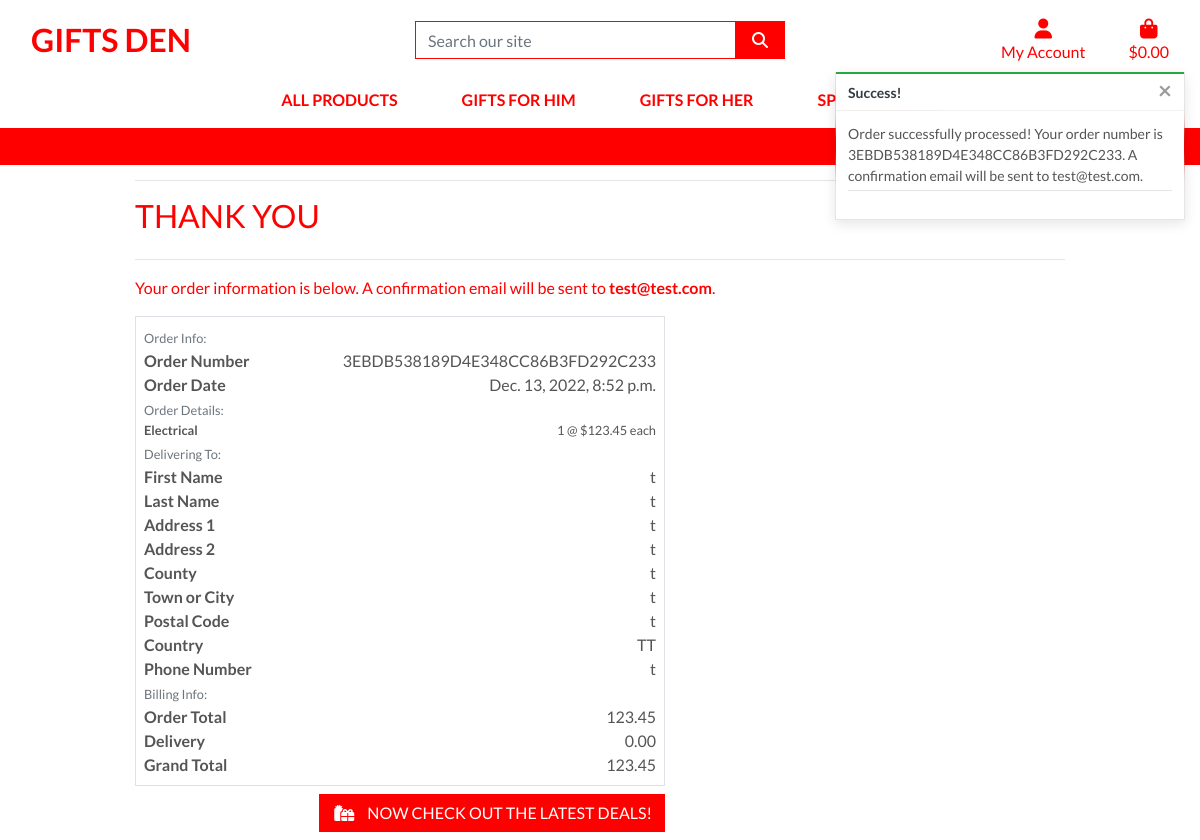
The app's page /checkout/checkout_success/3EBDB538189D4E348CC86B3FD292C233 with its own data.
### checkout/models.py (models this page shows, shortened)
class Order(models.Model):
    order_number = models.CharField(max_length=32, null=False, editable=False)
    first_name = models.CharField(max_length=50, null=False, blank=False)
    last_name = models.CharField(max_length=50, null=False, blank=False)
    email = models.EmailField(max_length=254, null=False, blank=False)
    phone_number = models.CharField(max_length=20, null=False, blank=False)
    country = models.CharField(max_length=40, null=False, blank=False)
    postcode = models.CharField(max_length=20, null=True, blank=True)
    town_or_city = models.CharField(max_length=40, null=False, blank=False)
    street_address1 = models.CharField(max_length=80, null=False, blank=False)
    street_address2 = models.CharField(max_length=80, null=True, blank=True)
    county = models.CharField(max_length=80, null=True, blank=True)
    date = models.DateTimeField(auto_now_add=True)
    delivery_cost = models.DecimalField(
        max_digits=6, decimal_places=2, null=False, default=0)
    order_total = models.DecimalField(
        max_digits=10, decimal_places=2, null=False, default=0)
    grand_total = models.DecimalField(
        max_digits=10, decimal_places=2, null=False, default=0)
    original_bag = models.TextField(null=False, blank=False, default='')
    stripe_pid = models.CharField(
        max_length=254, null=False, blank=False, default='')

class OrderLineItem(models.Model):
    order = models.ForeignKey(Order, null=False, blank=False,
                              on_delete=models.CASCADE, related_name='lineitems')
    product = models.ForeignKey(
        Product, null=False, blank=False, on_delete=models.CASCADE)
    product_size = models.CharField(
        max_length=2, null=True, blank=True)  # XS, S, M, L, XL
    quantity = models.IntegerField(null=False, blank=False, default=0)
    lineitem_total = models.DecimalField(
        max_digits=6, decimal_places=2, null=False, blank=False, editable=False)

### products/models.py (models this page shows, shortened)
class Product(models.Model):
    Category = models.ForeignKey(
        'Category', null=True, blank=True, on_delete=models.SET_NULL)
    sku = models.CharField(max_length=254, null=True, blank=True)
    name = models.CharField(max_length=254)
    description = models.TextField()
    has_sizes = models.BooleanField(default=False, null=True, blank=True)
    price = models.DecimalField(max_digits=6, decimal_places=2)
    rating = models.DecimalField(
        max_digits=6, decimal_places=2, null=True, blank=True)
    image_url = models.URLField(max_length=1024, null=True, blank=True)
    image = models.ImageField(null=True, blank=True)

### checkout/views.py (the view)
# urls.py: path('checkout_success/<order_number>',
def checkout_success(request, order_number):
    save_info = request.session.get('save_info')
    order = get_object_or_404(Order, order_number=order_number)
    messages.success(request, f'Order successfully processed! \
        Your order number is {order_number}. A confirmation \
        email will be sent to {order.email}.')
    if 'bag' in request.session:
        del request.session['bag']
    template = 'checkout/checkout_success.html'
    context = {
        'order': order,
    }
    return render(request, template, context)

### bag/contexts.py (called while the page is built, shortened)
def bag_contents(request):
    bag_items = []
    total = 0
    product_count = 0
    bag = request.session.get('bag', {})
    if total < settings.FREE_DELIVERY_THRESHOLD:
        delivery = total * Decimal(settings.STANDARD_DELIVERY_PERCENTAGE / 100)
        free_delivery_delta = settings.FREE_DELIVERY_THRESHOLD - total
    else:
        delivery = 0
        free_delivery_delta = 0
    grand_total = delivery + total
    context = {
        'bag_items': bag_items,
        'total': total,
        'product_count': product_count,
        'delivery': delivery,
        'free_delivery_delta': free_delivery_delta,
        'free_delivery_threshold': settings.FREE_DELIVERY_THRESHOLD,
        'grand_total': grand_total,
    }
    return context

### checkout/templates/checkout/checkout_success.html (shortened to what this page needs)
{% extends "base.html" %}
{% load static %}
{% block extra_css %}
<link rel="stylesheet" href="{% static 'checkout/css/checkout.css' %}">
{% endblock %}
{% block page_header %}
<div class="container header-container">
</div>
{% endblock %}
{% block content %}
<div class="overlay"></div>
<div class="container">
    <div class="row">
        <div class="col">
            <hr>
            <h2 class="logo-font mb-4">Thank You</h2>
            <hr>
            <p class="text-black">Your order information is below. A confirmation email will be sent to
                <strong>{{ order.email }}</strong>.</p>
        </div>
    </div>
    <div class="row">
        <div class="col-12 col-lg-7">
            <div class="order-confirmation-wrapper p-2 border">
                <div class="row">
                    <div class="col">
                        <small class="text-muted">Order Info:</small>
                    </div>
                </div>
                <div class="row">
                    <div class="col-12 col-md-4">
                        <p class="mb-0 font-weight-bold">Order Number</p>
                    </div>
                    <div class="col-12 col-md-8 text-md-right">
                        <p class="mb-0">{{ order.order_number }}</p>
                    </div>
                </div>
                <div class="row">
                    <div class="col-12 col-md-4">
                        <p class="mb-0 font-weight-bold">Order Date</p>
                    </div>
                    <div class="col-12 col-md-8 text-md-right">
                        <p class="mb-0">{{ order.date }}</p>
                    </div>
                </div>
                <div class="row">
                    <div class="col">
                        <small class="text-muted">Order Details:</small>
                    </div>
                </div>
                {% for item in order.lineitems.all %}
                <div class="row">
                    <div class="col-12 col-md-4">
                        <p class="small mb-0 font-weight-bold">
                            {{ item.product.name }}
                        </p>
                    </div>
                    <div class="col-12 col-md-8 text-md-right">
                        <p class="small mb-0">{{ item.quantity }} @ ${{ item.product.price }} each</p>
                    </div>
                </div>
                {% endfor %}
                <div class="row">
                    <div class="col">
                        <small class="text-muted">Delivering To:</small>
                    </div>
                </div>
                <div class="row">
                    <div class="col-12 col-md-4">
                        <p class="mb-0 font-weight-bold">First Name</p>
                    </div>
                    <div class="col-12 col-md-8 text-md-right">
                        <p class="mb-0">{{ order.first_name }}</p>
                    </div>
                </div>
                <div class="row">
                    <div class="col-12 col-md-4">
                        <p class="mb-0 font-weight-bold">Last Name</p>
                    </div>
                    <div class="col-12 col-md-8 text-md-right">
                        <p class="mb-0">{{ order.last_name }}</p>
                    </div>
                </div>
                <div class="row">
                    <div class="col-12 col-md-4">
                        <p class="mb-0 font-weight-bold">Address 1</p>
                    </div>
                    <div class="col-12 col-md-8 text-md-right">
                        <p class="mb-0">{{ order.street_address1 }}</p>
                    </div>
                </div>
                {% if order.street_address2 %}
                <div class="row">
                    <div class="col-12 col-md-4">
                        <p class="mb-0 font-weight-bold">Address 2</p>
                    </div>
                    <div class="col-12 col-md-8 text-md-right">
                        <p class="mb-0">{{ order.street_address1 }}</p>
                    </div>
                </div>
                {% endif %}
                {% if order.county %}
                <div class="row">
                    <div class="col-12 col-md-4">
                        <p class="mb-0 font-weight-bold">County</p>
                    </div>
                    <div class="col-12 col-md-8 text-md-right">
                        <p class="mb-0">{{ order.county }}</p>
                    </div>
                </div>
                {% endif %}
                <div class="row">
                    <div class="col-12 col-md-4">
                        <p class="mb-0  font-weight-bold">Town or City</p>
                    </div>
                    <div class="col-12 col-md-8 text-md-right">
                        <p class="mb-0">{{ order.town_or_city }}</p>
                    </div>
                </div>
                {% if order.postcode %}
                <div class="row">
                    <div class="col-12 col-md-4">
                        <p class="mb-0 font-weight-bold">Postal Code</p>
                    </div>
                    <div class="col-12 col-md-8 text-md-right">
                        <p class="mb-0">{{ order.postcode }}</p>
                    </div>
                </div>
                {% endif %}
                <div class="row">
                    <div class="col-12 col-md-4">
                        <p class="mb-0 font-weight-bold">Country</p>
                    </div>
                    <div class="col-12 col-md-8 text-md-right">
                        <p class="mb-0">{{ order.country }}</p>
                    </div>
                </div>
                <div class="row">
                    <div class="col-12 col-md-4">
                        <p class="mb-0 font-weight-bold">Phone Number</p>
                    </div>
                    <div class="col-12 col-md-8 text-md-right">
                        <p class="mb-0">{{ order.phone_number }}</p>
                    </div>
                </div>
                <div class="row">
                    <div class="col">
                        <small class="text-muted">Billing Info:</small>
                    </div>
                </div>
                <div class="row">
                    <div class="col-12 col-md-4">
                        <p class="mb-0 font-weight-bold">Order Total</p>
                    </div>
                    <div class="col-12 col-md-8 text-md-right">
                        <p class="mb-0">{{ order.order_total }}</p>
                    </div>
                </div>
                <div class="row">
                    <div class="col-12 col-md-4">
                        <p class="mb-0 font-weight-bold">Delivery</p>
                    </div>
                    <div class="col-12 col-md-8 text-md-right">
                        <p class="mb-0">{{ order.delivery_cost }}</p>
                    </div>
                </div>
                <div class="row">
                    <div class="col-12 col-md-4">
                        <p class="mb-0 font-weight-bold">Grand Total</p>
                    </div>
                    <div class="col-12 col-md-8 text-md-right">
                        <p class="mb-0">{{ order.grand_total }}</p>
                    </div>
                </div>
            </div>
        </div>
    </div>
    <div class="row">
        <div class="col-12 col-lg-7 text-right">
            <a href="{% url 'products' %}?category=new_arrivals,deals,clearance" class="btn btn-red rounded-0 my-2">
                <span class="icon mr-2">
                    <i class="fas fa-gifts"></i>
                </span>
                <span class="text-uppercase">Now check out the latest deals!</span>
            </a>
        </div>
    </div>
</div>
{% endblock %}

### static/css/base.css (style rules this page uses)
html { height: 100%; }
body { background: url('/media/homepage_background_cropped.jpg') no-repeat center center fixed; background-size: cover; height: calc(100vh - 164px); color: #555; font-family: 'Lato'; }
.icon { align-items: center; display: inline-flex; justify-content: center; height: 1.5rem; width: 1.5rem; }
.logo-font { text-transform: uppercase; color: red; }
.btn-red { background: red; color: white; }
.text-black { color: red !important; }
.overlay { height: 100%; width: 100%; top: 0; left:0; position: fixed; background: white; z-index: -1; }
@media (min-width: 1200px) { .container { max-width: 80%; } }
@media (min-width: 992px) { .header-container { padding-top: 164px; } }

### records on screen
Order: email "test@test.com", order_number "3EBDB538189D4E348CC86B3FD292C233", date "Dec. 13, 2022, 8:52 p.m.", first_name "t", last_name "t", street_address1 "t", county "t", town_or_city "t", postcode "t", country "TT", phone_number "t", order_total "123.45", delivery_cost "0.00", grand_total "123.45"
OrderLineItem: product.name "Electrical", quantity "1", product.price "123.45"

### other values on screen
{{ message }} "Order successfully processed! Your order number is 3EBDB538189D4E348CC86B3FD292C233. A confirmation email will be sent to test@test.com."
